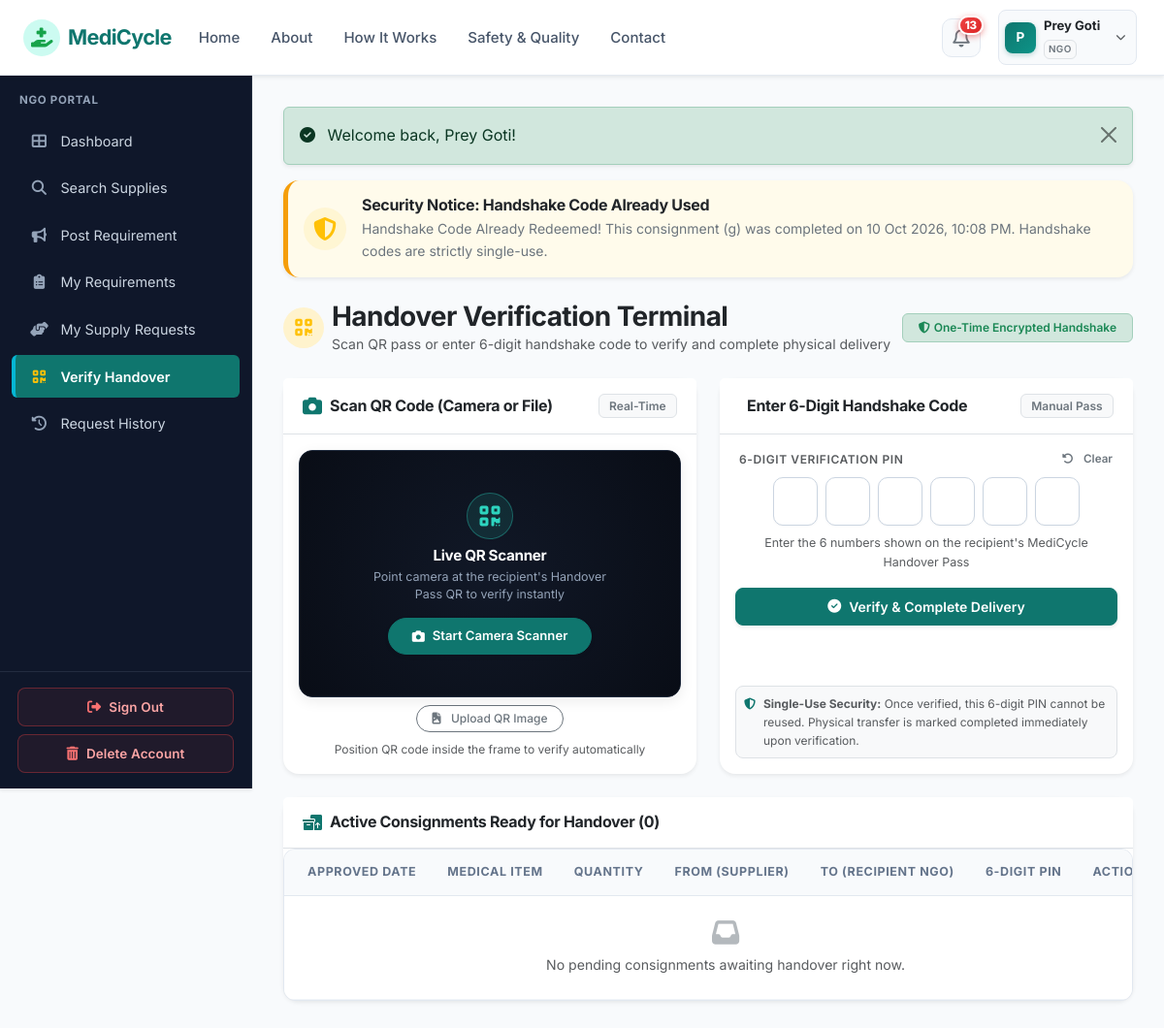
The app's page /ngo/verify-handover.php?code=912971 (signed in) with its own data.
### tables this page shows
CREATE TABLE `organizations` (
  `id` int(11) NOT NULL AUTO_INCREMENT,
  `user_id` int(11) NOT NULL,
  `organization_name` varchar(150) NOT NULL,
  `organization_type` varchar(100) NOT NULL,
  `license_number` varchar(100) DEFAULT NULL,
  `address` text NOT NULL,
  `city` varchar(100) NOT NULL,
  `state` varchar(100) NOT NULL,
  `pincode` varchar(20) NOT NULL,
  `verification_status` enum('pending','verified','rejected') DEFAULT 'pending',
  `verification_notes` text DEFAULT NULL,
  `created_at` timestamp NOT NULL DEFAULT current_timestamp(),
  `updated_at` timestamp NOT NULL DEFAULT current_timestamp() ON UPDATE current_timestamp(),
  PRIMARY KEY (`id`),
  KEY `fk_org_user` (`user_id`),
  KEY `idx_org_city` (`city`),
  KEY `idx_org_status` (`verification_status`),
  CONSTRAINT `fk_org_user` FOREIGN KEY (`user_id`) REFERENCES `users` (`id`) ON DELETE CASCADE
);

CREATE TABLE `users` (
  `id` int(11) NOT NULL AUTO_INCREMENT,
  `name` varchar(100) NOT NULL,
  `email` varchar(100) NOT NULL,
  `password` varchar(255) NOT NULL,
  `phone` varchar(20) NOT NULL,
  `role` enum('admin','supplier','ngo','delivery') NOT NULL,
  `email_verified` tinyint(1) DEFAULT 1,
  `status` enum('active','inactive','suspended','pending') DEFAULT 'active',
  `created_at` timestamp NOT NULL DEFAULT current_timestamp(),
  `updated_at` timestamp NOT NULL DEFAULT current_timestamp() ON UPDATE current_timestamp(),
  PRIMARY KEY (`id`),
  UNIQUE KEY `email` (`email`),
  KEY `idx_user_role` (`role`),
  KEY `idx_user_status` (`status`)
);

CREATE TABLE `requests` (
  `id` int(11) NOT NULL AUTO_INCREMENT,
  `supply_id` int(11) DEFAULT NULL,
  `requester_id` int(11) NOT NULL,
  `requested_quantity` int(11) NOT NULL,
  `purpose` varchar(255) DEFAULT NULL,
  `urgency` enum('Low','Medium','High','Critical') DEFAULT 'Medium',
  `preferred_collection_date` date DEFAULT NULL,
  `message` text DEFAULT NULL,
  `smart_match_score` int(11) DEFAULT NULL,
  `status` varchar(50) NOT NULL DEFAULT 'Pending',
  `supplier_remarks` text DEFAULT NULL,
  `rejection_reason` text DEFAULT NULL,
  `handover_code` varchar(30) DEFAULT NULL,
  `requested_at` timestamp NOT NULL DEFAULT current_timestamp(),
  `approved_at` datetime DEFAULT NULL,
  `completed_at` datetime DEFAULT NULL,
  `created_at` timestamp NOT NULL DEFAULT current_timestamp(),
  `updated_at` timestamp NOT NULL DEFAULT current_timestamp() ON UPDATE current_timestamp(),
  PRIMARY KEY (`id`),
  KEY `fk_request_supply` (`supply_id`),
  KEY `fk_request_user` (`requester_id`),
  KEY `idx_request_status` (`status`),
  CONSTRAINT `fk_request_supply` FOREIGN KEY (`supply_id`) REFERENCES `medical_supplies` (`id`) ON DELETE CASCADE,
  CONSTRAINT `fk_request_user` FOREIGN KEY (`requester_id`) REFERENCES `users` (`id`) ON DELETE CASCADE
);

CREATE TABLE `medical_supplies` (
  `id` int(11) NOT NULL AUTO_INCREMENT,
  `supplier_id` int(11) NOT NULL,
  `category_id` int(11) NOT NULL,
  `supply_name` varchar(150) NOT NULL,
  `description` text DEFAULT NULL,
  `quantity` int(11) NOT NULL,
  `unit` varchar(50) NOT NULL,
  `listing_type` enum('regular','surplus','disposal') NOT NULL DEFAULT 'regular',
  `condition_status` enum('New / Unopened','Sterile Sealed','Surplus Stock') NOT NULL,
  `packaging_status` enum('Original Factory Seal','Tamper Evident Packaging','Intact Outer Box') NOT NULL,
  `disposal_reason` varchar(255) DEFAULT NULL,
  `disposal_method` varchar(255) DEFAULT NULL,
  `expiry_date` date NOT NULL,
  `batch_number` varchar(100) DEFAULT NULL,
  `storage_requirements` varchar(150) DEFAULT 'Room Temperature',
  `location` varchar(150) NOT NULL,
  `city` varchar(100) NOT NULL,
  `availability_date` date DEFAULT NULL,
  `minimum_request_quantity` int(11) DEFAULT 1,
  `status` varchar(50) NOT NULL DEFAULT 'Available',
  `priority_score` int(11) DEFAULT 50,
  `priority_level` enum('Low','Medium','High','Critical') DEFAULT 'Medium',
  `admin_notes` text DEFAULT NULL,
  `image_path` varchar(255) DEFAULT NULL,
  `created_at` timestamp NOT NULL DEFAULT current_timestamp(),
  `updated_at` timestamp NOT NULL DEFAULT current_timestamp() ON UPDATE current_timestamp(),
  PRIMARY KEY (`id`),
  KEY `fk_supply_supplier` (`supplier_id`),
  KEY `fk_supply_category` (`category_id`),
  KEY `idx_supply_status` (`status`),
  KEY `idx_supply_city` (`city`),
  KEY `idx_supply_expiry` (`expiry_date`),
  KEY `idx_supply_priority` (`priority_score`),
  KEY `idx_supply_listing_type` (`listing_type`),
  CONSTRAINT `fk_supply_category` FOREIGN KEY (`category_id`) REFERENCES `categories` (`id`),
  CONSTRAINT `fk_supply_supplier` FOREIGN KEY (`supplier_id`) REFERENCES `users` (`id`) ON DELETE CASCADE
);

### includes/verify-handover-view.php (the view, shortened to what the rows shown need)
<?php
$currentUser = current_user();
$role = $currentUser['role'] ?? 'supplier';
$searchedCode = clean($_GET['code'] ?? $_POST['handover_code'] ?? '');
$securityAlert = null;
if ($_SERVER['REQUEST_METHOD'] === 'POST' && isset($_POST['action'])) {
    if (!verify_csrf_token()) {
        set_flash('danger', 'Security validation token mismatch.');
    } else {
        $action = $_POST['action'];
        $searchedCode = clean($_POST['handover_code'] ?? '');
        if ($action === 'verify_and_complete' || $action === 'complete') {
            $res = verify_and_complete_handover($pdo, $searchedCode, $currentUser);
            if ($res['success']) {
                $successMessage = $res['message'];
                $lookedUpConsignment = $res['consignment'];
                $isNewlyCompleted = true;
            } else {
                if (($res['error_type'] ?? '') === 'already_completed') {
                    $securityAlert = $res['error'];
                    $lookedUpConsignment = $res['consignment'] ?? null;
                    $isAlreadyCompleted = true;
                } elseif (($res['error_type'] ?? '') === 'wrong_code') {
                    $errorMessage = $res['error'];
                    $isWrongCode = true;
                } else {
                    $errorMessage = $res['error'];
                }
            }
        } elseif ($action === 'lookup') {
            $res = lookup_handover_consignment($pdo, $searchedCode, $currentUser);
            if ($res['success']) {
                $lookedUpConsignment = $res['consignment'];
                if ($res['already_completed']) {
                    $isAlreadyCompleted = true;
                    $securityAlert = "Handshake Code Already Redeemed! This consignment was completed on " . format_datetime($lookedUpConsignment['completed_at']) . ". Handshake codes are strictly single-use and cannot be reused.";
                }
            } else {
                $errorMessage = $res['error'];
                $isWrongCode = true;
            }
        }
    }
} elseif (!empty($searchedCode)) {
    $res = lookup_handover_consignment($pdo, $searchedCode, $currentUser);
    if ($res['success']) {
        $lookedUpConsignment = $res['consignment'];
        if ($res['already_completed']) {
            if (empty($_GET['verified_success'])) {
                $securityAlert = "Handshake Code Already Redeemed! This consignment ({$lookedUpConsignment['supply_name']}) was completed on " . format_datetime($lookedUpConsignment['completed_at']) . ". Handshake codes are strictly single-use.";
            }
        }
    } else {
        $errorMessage = $res['error'];
        $isWrongCode = true;
    }
}
?>
<div class="app-container">
    <?php include __DIR__ . '/sidebar.php'; ?>
    <div class="app-content">
        <?php if (!empty($securityAlert)): ?>
            <div class="alert alert-warning shadow-sm border-0 rounded-4 mb-4 d-flex align-items-center gap-3 p-3" style="background:#fffbeb; border-left: 5px solid #f59e0b !important;">
                <div class="rounded-circle p-2 bg-warning bg-opacity-10 text-warning d-flex align-items-center justify-content-center flex-shrink-0" style="width:44px; height:44px;">
                    <i class="fas fa-shield-halved fs-4"></i>
                </div>
                <div class="flex-grow-1">
                    <h6 class="fw-bold mb-1 text-dark">Security Notice: Handshake Code Already Used</h6>
                    <div class="text-secondary small"><?php echo e($securityAlert); ?></div>
                </div>
            </div>
        <?php endif; ?>
        <div class="card border-0 shadow-sm rounded-4 mb-4">
            <div class="card-body p-0">
                <div class="table-responsive">
                    <table class="table table-hover align-middle mb-0 small">
                        <thead class="table-light">
                            <tr>
                                <th class="ps-4">Approved Date</th>
                                <th>Medical Item</th>
                                <th>Quantity</th>
                                <th>From (Supplier)</th>
                                <th>To (Recipient NGO)</th>
                                <th><?php echo ($role === 'ngo') ? '6-Digit PIN' : 'Recipient Secret PIN'; ?></th>
                                <th class="text-start pe-4 text-nowrap">Action</th>
                            </tr>
                        </thead>
                    </table>
                </div>
            </div>
        </div>
    </div>
</div>

### includes/navbar.php (shortened to what the rows shown need)
<?php
$currentUser = current_user();
$unreadNotifCount = 0;
if ($currentUser && isset($pdo)) {
    $unreadNotifCount = get_unread_notifications_count($pdo, $currentUser['id']);
}
$currentDir = basename(dirname($_SERVER['PHP_SELF'] ?? ''));
$isPublicPage = !in_array($currentDir, ['admin', 'supplier', 'ngo', 'delivery']);
?>
<nav class="navbar navbar-expand-lg navbar-medicycle sticky-top shadow-sm">
    <div class="container-fluid px-3 px-lg-4">
        <div class="collapse navbar-collapse" id="navbarMain">
            <ul class="navbar-nav ms-auto align-items-center gap-2">
                <?php if (!$isPublicPage && $currentUser): ?>
                    <li class="nav-item dropdown position-relative ms-1">
                        <a class="nav-link notif-icon-btn position-relative" href="#" id="notifDropdown" role="button" data-bs-toggle="dropdown" aria-expanded="false" title="Notifications">
                            <i class="far fa-bell fs-5 text-secondary"></i>
                            <?php if ($unreadNotifCount > 0): ?>
                                <span class="notif-pulse-badge">
                                    <?php echo $unreadNotifCount; ?>
                                </span>
                            <?php endif; ?>
                        </a>
                    </li>
                    <li class="nav-item dropdown ms-1">
                        <a class="nav-link user-profile-capsule d-flex align-items-center gap-2 text-dark shadow-2xs" href="#" id="userDropdown" role="button" data-bs-toggle="dropdown" aria-expanded="false">
                            <div class="user-avatar-circle">
                                <?php echo strtoupper(substr($currentUser['name'], 0, 1)); ?>
                            </div>
                            <div class="d-none d-md-block text-start pe-1">
                                <span class="d-block fw-bold small text-dark leading-tight" style="font-size:0.82rem;"><?php echo e($currentUser['name']); ?></span>
                                <span class="badge text-uppercase text-secondary bg-light border p-1" style="font-size: 0.62rem; letter-spacing:0.04em;"><?php echo strtoupper(e($currentUser['role'])); ?></span>
                            </div>
                            <i class="fas fa-chevron-down text-muted small ms-1" style="font-size:0.65rem;"></i>
                        </a>
                    </li>
                <?php endif; ?>
            </ul>
        </div>
    </div>
</nav>

### includes/sidebar.php (shortened to what the rows shown need)
<?php
$currentUser = current_user();
$currentScript = basename($_SERVER['PHP_SELF']);
if (!function_exists('is_active_link')) {
    function is_active_link($script, $dir = null) {
        global $currentScript, $currentDir;
        return ($currentScript === $script) ? 'active' : '';
    }
}
$userRole = $currentUser['role'] ?? ($_SESSION['role'] ?? '');
?>
<aside class="app-sidebar shadow-sm">
    <div class="sidebar-heading">
        <?php echo strtoupper(e($userRole)); ?> PORTAL
    </div>
    <ul class="nav flex-column mb-auto">
        <?php if ($userRole === 'admin'): ?>
            <li class="nav-item">
                <a class="nav-link <?php echo is_active_link('dashboard.php', 'admin'); ?>" href="<?php echo BASE_URL; ?>/admin/dashboard.php">
                    <i class="fas fa-chart-line"></i> Dashboard
                </a>
            </li>
            <li class="nav-item">
                <a class="nav-link <?php echo is_active_link('users.php', 'admin'); ?>" href="<?php echo BASE_URL; ?>/admin/users.php">
                    <i class="fas fa-users"></i> User Accounts
                </a>
            </li>
            <li class="nav-item">
                <a class="nav-link <?php echo is_active_link('organizations.php', 'admin'); ?>" href="<?php echo BASE_URL; ?>/admin/organizations.php">
                    <i class="fas fa-building-circle-check"></i> Organizations
                </a>
            </li>
            <li class="nav-item">
                <a class="nav-link <?php echo is_active_link('supplies.php', 'admin'); ?>" href="<?php echo BASE_URL; ?>/admin/supplies.php">
                    <i class="fas fa-boxes-stacked"></i> All Supplies
                </a>
            </li>
            <li class="nav-item">
                <a class="nav-link <?php echo is_active_link('requirements.php', 'admin'); ?>" href="<?php echo BASE_URL; ?>/admin/requirements.php">
                    <i class="fas fa-clipboard-list"></i> Requirements
                </a>
            </li>
            <li class="nav-item">
                <a class="nav-link <?php echo is_active_link('requests.php', 'admin'); ?>" href="<?php echo BASE_URL; ?>/admin/requests.php">
                    <i class="fas fa-hand-holding-medical"></i> Supply Requests
                </a>
            </li>
            <li class="nav-item">
                <a class="nav-link <?php echo is_active_link('deliveries.php', 'admin'); ?>" href="<?php echo BASE_URL; ?>/admin/deliveries.php">
                    <i class="fas fa-truck-fast"></i> Deliveries
                </a>
            </li>
            <li class="nav-item">
                <a class="nav-link <?php echo is_active_link('verify-handover.php', 'admin'); ?>" href="<?php echo BASE_URL; ?>/admin/verify-handover.php">
                    <i class="fas fa-qrcode text-warning"></i> Verify Handover
                </a>
            </li>
            <li class="nav-item">
                <a class="nav-link <?php echo is_active_link('categories.php', 'admin'); ?>" href="<?php echo BASE_URL; ?>/admin/categories.php">
                    <i class="fas fa-tags"></i> Categories
                </a>
            </li>
            <li class="nav-item">
                <a class="nav-link <?php echo is_active_link('reports.php', 'admin'); ?>" href="<?php echo BASE_URL; ?>/admin/reports.php">
                    <i class="fas fa-file-invoice"></i> Reports
                </a>
            </li>
            <li class="nav-item">
                <a class="nav-link <?php echo is_active_link('analytics.php', 'admin'); ?>" href="<?php echo BASE_URL; ?>/admin/analytics.php">
                    <i class="fas fa-chart-pie"></i> Analytics
                </a>
            </li>
            <li class="nav-item">
                <a class="nav-link <?php echo is_active_link('settings.php', 'admin'); ?>" href="<?php echo BASE_URL; ?>/admin/settings.php">
                    <i class="fas fa-sliders"></i> System Settings
                </a>
            </li>
        <?php elseif ($userRole === 'ngo'): ?>
            <li class="nav-item">
            </li>
            <li class="nav-item">
            </li>
            <li class="nav-item">
            </li>
            <li class="nav-item">
            </li>
            <li class="nav-item">
            </li>
            <li class="nav-item">
            </li>
            <li class="nav-item">
            </li>
        <?php endif; ?>
    </ul>
    <div class="sidebar-footer mt-auto">
        <a href="<?php echo BASE_URL; ?>/logout.php" class="btn-sidebar-signout mb-2">
        </a>
        <button type="button" class="btn-sidebar-delete" data-bs-toggle="modal" data-bs-target="#deleteAccountModal">
        </button>
    </div>
</aside>

### records on screen
organizations: user.name "P", user.name "Prey Goti", user.role "NGO"
requests: securityAlert "Handshake Code Already Redeemed! This consignment (g) was completed on 10 Oct 2026, 10:08 PM. Handshake codes are strictly single-use."

### other values on screen
$unreadNotifCount "13"
$message "Welcome back, Prey Goti!"
count($pendingHandovers) "0"
